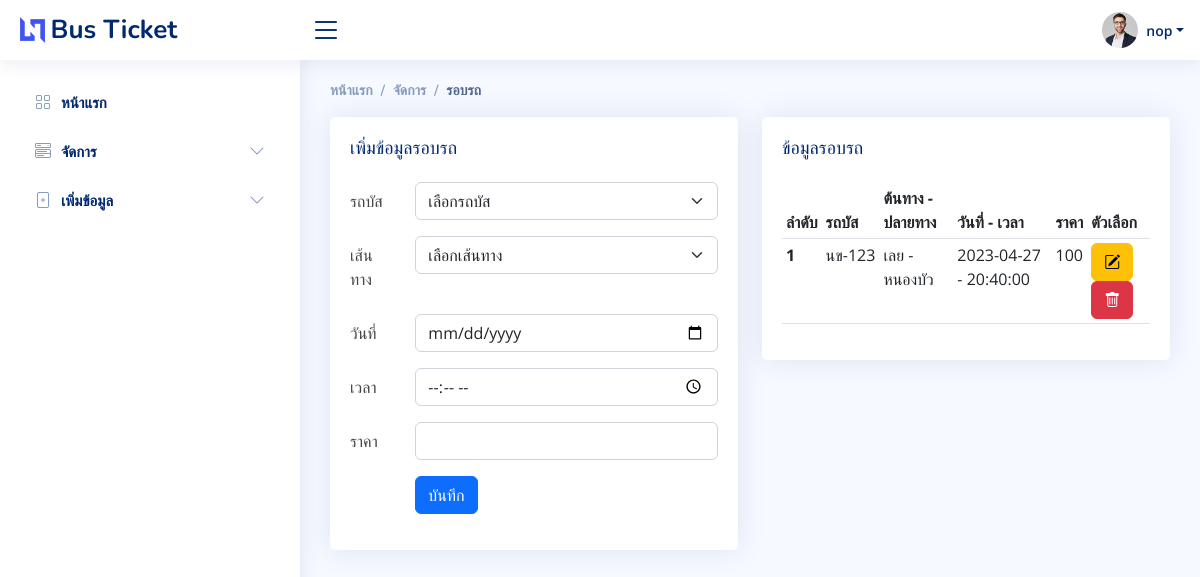
The app's page /schedule.php (signed in) with its own data.
### tables this page shows
CREATE TABLE `schedule` (
  `schedule_id` int(11) NOT NULL,
  `bus_id` int(11) NOT NULL,
  `route_id` int(11) NOT NULL,
  `departure_date` date NOT NULL,
  `departure_time` time NOT NULL,
  `price` varchar(50) NOT NULL,
  `created_at` datetime NOT NULL DEFAULT current_timestamp(),
  `updated_at` datetime NOT NULL DEFAULT current_timestamp()
);

CREATE TABLE `bus` (
  `bus_id` int(11) NOT NULL,
  `bus_name` varchar(50) NOT NULL,
  `bus_type` varchar(50) NOT NULL,
  `total_seats` int(11) NOT NULL,
  `created_at` datetime NOT NULL DEFAULT current_timestamp(),
  `updated_at` datetime NOT NULL DEFAULT current_timestamp(),
  `bus_status` int(11) NOT NULL DEFAULT 0 COMMENT '0 = เปิดใช้งาน , 1 = ปิดใช้งาน'
);

CREATE TABLE `route` (
  `route_id` int(11) NOT NULL,
  `source` varchar(50) NOT NULL,
  `destination` varchar(50) NOT NULL,
  `created_at` datetime NOT NULL DEFAULT current_timestamp(),
  `updated_at` datetime NOT NULL DEFAULT current_timestamp()
);

### schedule.php (the view, shortened to what this page needs)
<!DOCTYPE html>
<html lang="en">
<head>
    <link href="assets/vendor/bootstrap/css/bootstrap.min.css" rel="stylesheet">
    <link href="assets/vendor/bootstrap-icons/bootstrap-icons.css" rel="stylesheet">
    <link href="assets/vendor/boxicons/css/boxicons.min.css" rel="stylesheet">
    <link href="assets/vendor/quill/quill.snow.css" rel="stylesheet">
    <link href="assets/vendor/quill/quill.bubble.css" rel="stylesheet">
    <link href="assets/vendor/remixicon/remixicon.css" rel="stylesheet">
    <link href="assets/vendor/simple-datatables/style.css" rel="stylesheet">
    <link href="assets/css/style.css" rel="stylesheet">
</head>
<body>
    <?php
    require("Components/header.php");
    ?>
    <?php
    require("Components/sidebar.php");
    ?>
    <main id="main" class="main">
        <div class="pagetitle">
            <nav>
                <ol class="breadcrumb">
                    <li class="breadcrumb-item"><a href="index.php">หน้าแรก</a></li>
                    <li class="breadcrumb-item">จัดการ</li>
                    <li class="breadcrumb-item active">รอบรถ</li>
                </ol>
            </nav>
        </div>
        <section class="section">
            <div class="row">
                <div class="col-lg-6">
                    <div class="card">
                        <div class="card-body">
                            <h5 class="card-title">เพิ่มข้อมูลรอบรถ</h5>
                            <form class="needs-validation" novalidate method="post">
                                <div class="row mb-3">
                                    <label class="col-sm-2 col-form-label">รถบัส</label>
                                    <div class="col-sm-10">
                                        <select class="form-select" aria-label="Default select example" name="bus_id" required>
                                            <option value="">เลือกรถบัส</option>
                                        </select>
                                    </div>
                                </div>
                                <div class="row mb-3">
                                    <label class="col-sm-2 col-form-label">เส้นทาง</label>
                                    <div class="col-sm-10">
                                        <select class="form-select" aria-label="Default select example" name="route_id" required>
                                            <option value="">เลือกเส้นทาง</option>
                                        </select>
                                    </div>
                                </div>
                                <div class="row mb-3">
                                    <label for="inputText" class="col-sm-2 col-form-label">วันที่</label>
                                    <div class="col-sm-10">
                                        <input type="date" name="departure_date" class="form-control" id="yourName" required>
                                    </div>
                                </div>
                                <div class="row mb-3">
                                    <label for="inputText" class="col-sm-2 col-form-label">เวลา</label>
                                    <div class="col-sm-10">
                                        <input type="time" name="departure_time" class="form-control" id="yourName" required>
                                    </div>
                                </div>
                                <div class="row mb-3">
                                    <label for="inputText" class="col-sm-2 col-form-label">ราคา</label>
                                    <div class="col-sm-10">
                                        <input type="number" name="price" class="form-control" id="yourName" required>
                                    </div>
                                </div>
                                <div class="row mb-3">
                                    <label class="col-sm-2 col-form-label"></label>
                                    <div class="col-sm-10">
                                        <button type="submit" class="btn btn-primary">บันทึก</button>
                                    </div>
                                </div>
                            </form>
                        </div>
                    </div>
                </div>
                <div class="col-lg-6">
                    <div class="card">
                        <div class="card-body">
                            <h5 class="card-title">ข้อมูลรอบรถ</h5>
                            <table class="table table-sm">
                                <thead>
                                    <tr>
                                        <th scope="col">ลำดับ</th>
                                        <th scope="col">รถบัส</th>
                                        <th scope="col">ต้นทาง - ปลายทาง</th>
                                        <th scope="col">วันที่ - เวลา</th>
                                        <th scope="col">ราคา</th>
                                        <th scope="col">ตัวเลือก</th>
                                    </tr>
                                </thead>
                                <tbody>
                                    <?php
                                    $sql_select = 'SELECT schedule.*, `bus`.`bus_name`, `route`.`source`, `route`.`destination` FROM schedule
                                        LEFT JOIN `bus` ON `schedule`.`bus_id` = `bus`.`bus_id`
                                        LEFT JOIN `route` ON `schedule`.`route_id` = `route`.`route_id`';
                                    $result = mysqli_query($conn, $sql_select);
                                    $i = 1;
                                    foreach ($result as $data) {
                                    ?>
                                        <tr>
                                            <th scope="row"><?= $i; ?></th>
                                            <td><?= $data['bus_name']; ?></td>
                                            <td><?= $data['source']; ?> - <?= $data['destination']; ?></td>
                                            <td><?= $data['departure_date']; ?> - <?= $data['departure_time']; ?></td>
                                            <td><?= $data['price']; ?></td>
                                            <td>
                                                <a href="schedule_edit.php?schedule_id=<?= $data['schedule_id']; ?>" title="แก้ไข" class="btn btn-warning"><i class="bi bi-pencil-square"></i></a>
                                                <a href="schedule_del.php?schedule_id=<?= $data['schedule_id']; ?>" onclick="return confirm('ต้องการลบข้อมูลนี้ ?')" title="ลบ" class="btn btn-danger"><i class="bi bi-trash"></i></a>
                                            </td>
                                        </tr>
                                    <?php
                                        $i++;
                                    }
                                    ?>
                                </tbody>
                            </table>
                        </div>
                    </div>
                </div>
            </div>
        </section>
    </main>
</body>
</html>

### assets/css/style.css (style rules this page uses)
:root { scroll-behavior: smooth; }
body { font-family: "Open Sans", sans-serif; background: #f6f9ff; color: #444444; }
a { color: #4154f1; text-decoration: none; }
h1, h2, h3, h4, h5, h6 { font-family: "Nunito", sans-serif; }
#main { margin-top: 60px; padding: 20px 30px; transition: all 0.3s; }
.pagetitle { margin-bottom: 10px; }
.card { margin-bottom: 30px; border: none; border-radius: 5px; box-shadow: 0px 0 30px rgba(1, 41, 112, 0.1); }
.card-title { padding: 20px 0 15px 0; font-size: 18px; font-weight: 500; color: #012970; font-family: "Poppins", sans-serif; }
.card-body { padding: 0 20px 20px 20px; }
.breadcrumb { font-size: 14px; font-family: "Nunito", sans-serif; color: #899bbd; font-weight: 600; }
.breadcrumb a { color: #899bbd; transition: 0.3s; }
.breadcrumb .breadcrumb-item::before { color: #899bbd; }
.breadcrumb .active { color: #51678f; font-weight: 600; }
@media (min-width: 1200px) { #main, #footer { margin-left: 300px; } }

### records on screen
schedule: bus.bus_name "นข-123", route.source "เลย", route.destination "หนองบัว", departure_date "2023-04-27", departure_time "20:40:00", price "100"

### other values on screen
$_SESSION['first_name'] "nop"
